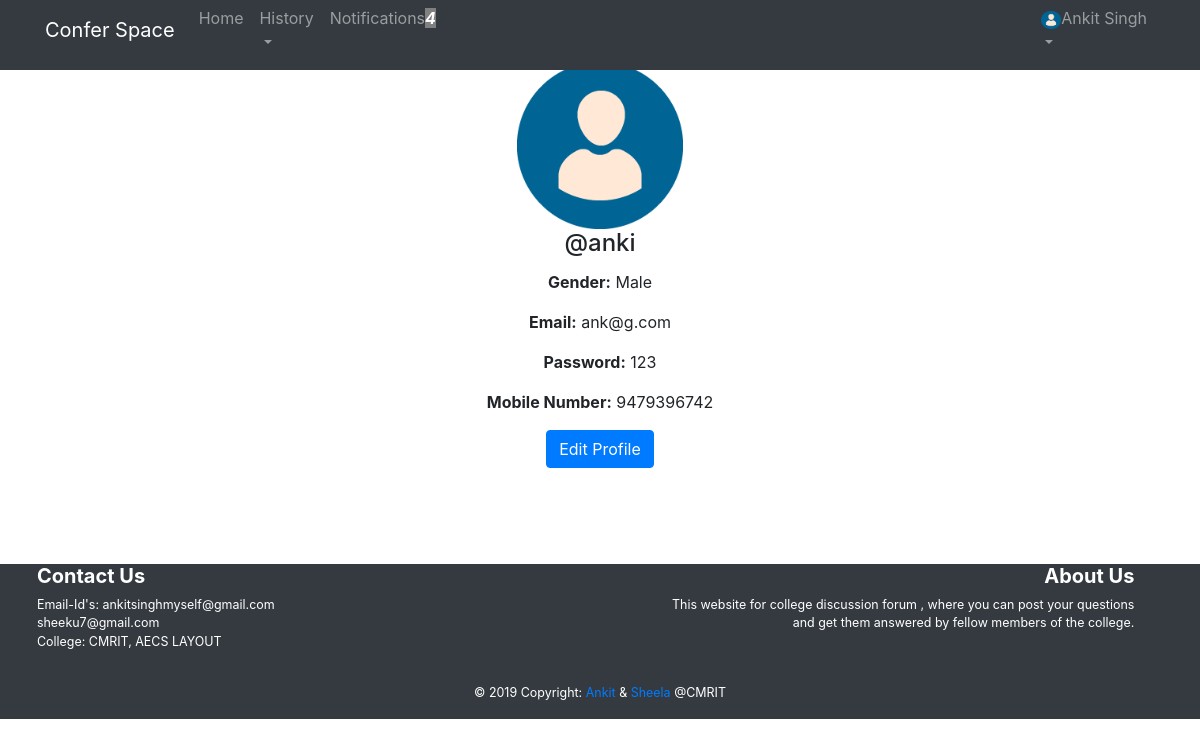
/home/dashboard.php (signed in), run on an earlier commit of the app's database.
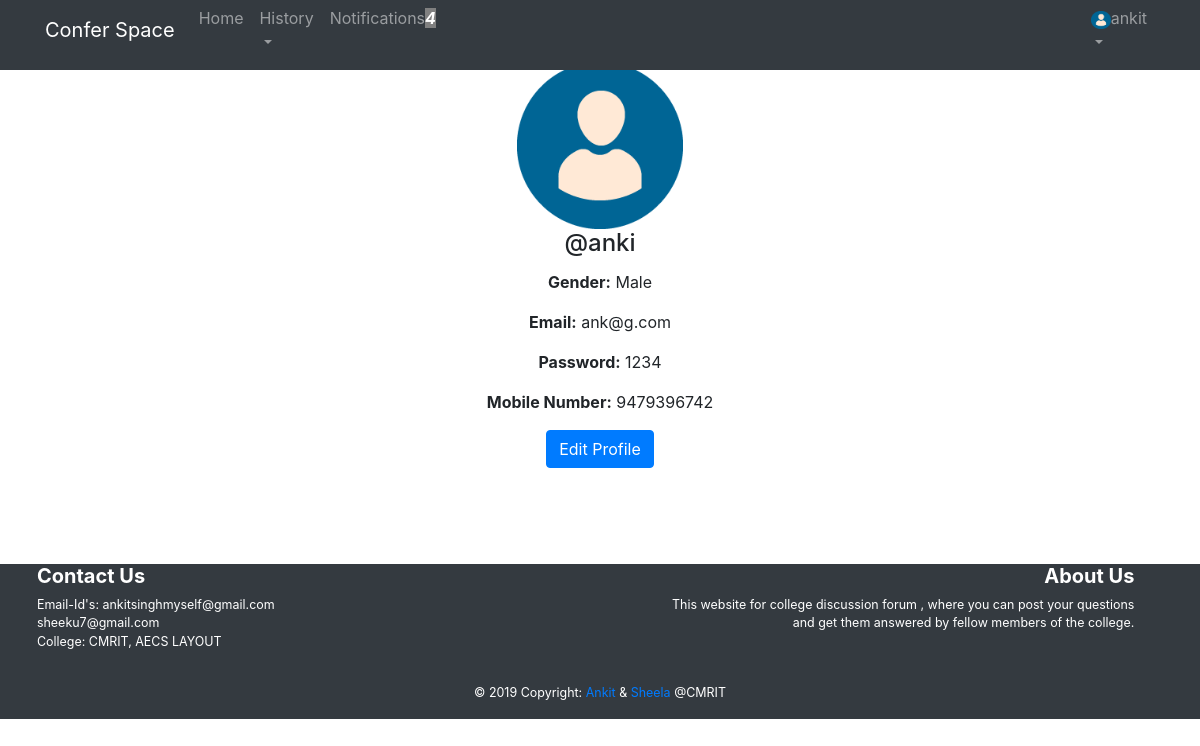
And on a later commit of the database.
### tables this page shows
CREATE TABLE `users` (
  `userid` varchar(20) NOT NULL,
  `name` varchar(256) NOT NULL,
  `password` varchar(20) NOT NULL,
  `email` varchar(30) NOT NULL,
  `mobile` bigint(20) NOT NULL,
  `gender` varchar(10) NOT NULL
);

### home/session.php (called while the page is built, shortened)
<?php
   include('../connect.php');
   $user_check = $_SESSION['username'];
   $ses_sql = mysqli_query($conn,"select * from users where userid = '$user_check' ")or die("".mysql_error());
   $row = mysqli_fetch_array($ses_sql)or die("".mysqli_error());
   $username = $row['userid'];
   $full_name = $row['name'];
   $email = $row['email'];
   $password = $row['password'];
   $mobile = $row['mobile'];
   $gender= $row['gender'];
?>

### home/dashboard.php (the view, shortened to what this page needs)
<?php
   include('session.php');
?>
<!DOCTYPE html>
<html lang="en">
<head>
    <link rel="stylesheet" href="../bootstrap/css/bootstrap.min.css">
</head>
<body>
    <nav class="navbar navbar-expand-lg navbar-dark bg-dark" id="headerWrapper">
        <div class="container">
            <a class="navbar-brand" href="home.php"> Confer Space</a>
            <div class="collapse navbar-collapse" id="navbarSupportedContent">
                <ul class="navbar-nav ml-left">
                    <li class="nav-item">
                        <a class="nav-link" href="home.php">
                            Home
                        </a>
                    </li>
                    <li class="nav-item dropdown">
                        <a class="nav-link dropdown-toggle" href="" id="navbarDropdown" role="button"
                            data-toggle="dropdown" aria-haspopup="true" aria-expanded="false">
                            <span>History</span>
                            <br>
                        </a>
                    </li>
                    <li class="nav-item">
                        <a class="nav-link" href="user_notifications.php">
                        <?php
                            $q="SELECT count(*) FROM user_notifications where userid='".$_SESSION['username']."'";
                            $d=mysqli_query($conn,$q);
                            $notif_count=mysqli_fetch_row($d);
                            ?>
                            Notifications<b><i><span style='background-color:grey;color:white;'><?php echo"$notif_count[0]";?></span></i></b>
                        </a>
                    </li>
                </ul>
            </div>
            <div class="collapse navbar-collapse" id="navbarSupportedContent">
                <ul class="navbar-nav ml-auto">
                    <li class="nav-item dropdown">
                        <a class="nav-link dropdown-toggle" href="#" id="navbarDropdown" role="button"
                            data-toggle="dropdown" aria-haspopup="true" aria-expanded="false">
                            <img src="../img_avatar.png" alt="logo image"
                                style="width:20px;height:18px;"><?php echo $full_name; ?>
                            <br>
                        </a>
                    </li>
                </ul>
            </div>
        </div>
    </nav>
    <div>
        <div class="container mt-3">
            <h2><?php echo $full_name; ?></h2><div class="media-body" align="center">
            <img src="../img_avatar.png" alt="Card image" style="width:15%">
                <h4 class="card-title">@<?php echo $username; ?></h4>
                <p class="card-text"><b>Gender:</b> <?php echo $gender; ?><br></p>
                <p class="card-text"> <b>Email:</b> <?php echo $email; ?><br></p>
                <p class="card-text"><b>Password:</b> <?php echo $password; ?><br></p>
                <p class="card-text"><b>Mobile Number:</b> <?php echo $mobile; ?><br></p>
                <a href="setting.php" class="btn btn-primary">Edit Profile</a>
            </div>
        </div>
    </div>
    <div>
    <br><br><br><br>
    <footer class="page-footer font-small teal pt-6 navbar-white bg-dark text-white" style="width:100%;">
            <div class="container-lebal text-center text-md-center" style='color:white;wieght:10%;   font-size:0.13in;'>
                <div class="row">
                    <div class="col-md-6 mt-md-0 mt-6 text-left " style="margin-left:3%;" >
                        <h5 class=" font-weight-bold">Contact Us</h5>
                        <p>Email-Id's: ankitsinghmyself@gmail.com<br />sheeku7@gmail.com
                            <br> College: CMRIT, AECS LAYOUT</p>
                    </div>
                    <div class="col-md-5 mb-md-0 mb-6 text-right" style="margin-right:2%;">
                        <h5 class=" font-weight-bold">About Us</h5>
                        <p>This website for college discussion forum , where you can post your questions and get them
                            answered by fellow members of the college.</p>
                    </div>
                </div>
                <div class="footer-copyright text-center py-3">© 2019 Copyright:
                    <a href="https://ankitsinghprofile.wordpress.com" target="_blank"> Ankit</a> &<a
                        href="https://www.linkedin.com/in/sh33ku" target="_blank"> Sheela</a> @CMRIT
                </div>
            </div>
        </footer>
    </div>
</body>
</html>

What changed in the data, as far as the page shows it:
changed users "anki": name "Ankit Singh" → "ankit"; password "123" → "1234"
